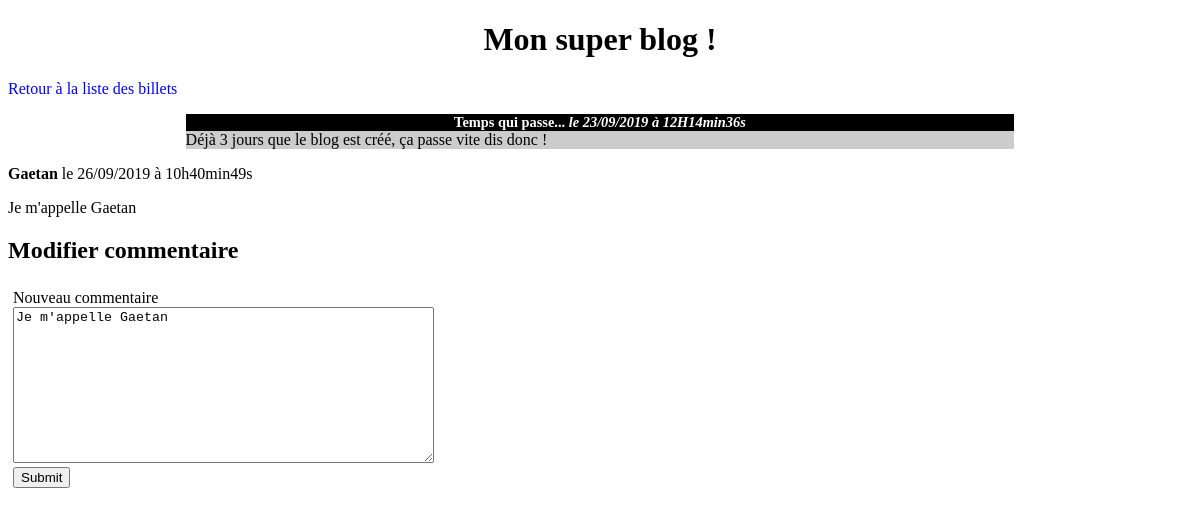
/index.php?action=comment&id=2&comment_id=4, run on the app's committed database.
### tables this page shows
CREATE TABLE IF NOT EXISTS `posts` (
  `id` int(11) NOT NULL AUTO_INCREMENT,
  `title` varchar(255) NOT NULL,
  `content` text NOT NULL,
  `creation_date` datetime NOT NULL,
  PRIMARY KEY (`id`)
);

CREATE TABLE IF NOT EXISTS `comments` (
  `id` int(11) NOT NULL AUTO_INCREMENT,
  `post_id` int(11) NOT NULL,
  `author` varchar(255) NOT NULL,
  `comment` text NOT NULL,
  `comment_date` datetime NOT NULL,
  PRIMARY KEY (`id`)
);

### controller/controller.php (called while the page is built, shortened)
<?php
require_once('model/PostManager.php');
require_once('model/CommentManager.php');
function comment() {
	$postManager = new PostManager();
	$commentManager = new CommentManager();
	$post = $postManager->getPost($_GET['id']);
	$comment = $commentManager->getComment($_GET['comment_id']);
	require('view/modifyCommentView.php');
}

### model/PostManager.php (called while the page is built, shortened)
<?php
class PostManager extends Manager {
	public function getPost($post_id) {
		$db = $this->dbConnect();
		$request = $db->prepare('SELECT id, title, content, DATE_FORMAT(creation_date, \'%d/%m/%Y à %HH%imin%ss\') AS creation_date_fr FROM posts WHERE id = ?');
		$request->execute(array($post_id));
		$post = $request->fetch();
		return $post;
	}
}

### model/CommentManager.php (called while the page is built, shortened)
<?php
class CommentManager extends Manager {
	public function getComment($comment_id) {
		$db = $this->dbConnect();
		$request = $db->prepare('SELECT id, author, comment, DATE_FORMAT(comment_date, \'%d/%m/%Y à %Hh%imin%ss\') AS comment_date_fr FROM comments WHERE id = ?');
		$request->execute(array($comment_id));
		$comment = $request->fetch();
		return $comment;
	}
}

### view/modifyCommentView.php (the view, shortened to what this page needs)
<h1> Mon super blog ! </h1>
<p> <a href="index.php">Retour à la liste des billets</a> </p>
<div class="news">
	<h3>
		<?= htmlspecialchars($post['title']) ?>
		<em>le <?= $post['creation_date_fr'] ?> </em>
	</h3>
	<p>
		<?= nl2br(htmlspecialchars($post['content'])); ?>
	</p>
</div>
<p> <strong><?= htmlspecialchars(($comment['author'])) ?></strong> le <?= $comment['comment_date_fr'] ?> </p>
	<p> <?= nl2br(htmlspecialchars($comment['comment'])) ?> </p>
<h2> Modifier commentaire </h2>
<form method="post" action="index.php?action=modifyComment&amp;id=<?= $post['id'] ?>&amp;comment_id=<?= $comment['id'] ?>">
	<p>
		<label for="comment">Nouveau commentaire</label> <br />
		<textarea id="comment" name="comment" cols="50" rows="10"><?= $comment['comment'] ?></textarea> <br />
		<input type="submit" />
	</p>
</form>
<?php require('template.php'); ?>

### public/css/style.css (style rules this page uses)
h1, h3 { text-align:center; }
h3 { background-color:black; color:white; font-size:0.9em; margin-bottom:0px; }
.news p { background-color:#CCCCCC; margin-top:0px; }
.news { width:70%; margin:auto; }
a { text-decoration: none; color: blue; }
form p { padding: 5px; }

### data on the page
posts: title "Temps qui passe...", content "Déjà 3 jours que le blog est créé, ça passe vite dis donc !"
comments: author "Gaetan", comment "Je m'appelle Gaetan"

### other printed values
$post['creation_date_fr'] "23/09/2019 à 12H14min36s"
$comment['comment_date_fr'] "26/09/2019 à 10h40min49s"
